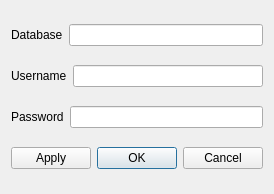
<?xml version="1.0" encoding="UTF-8"?>
<ui version="4.0">
 <class>SettingsDialog</class>
 <widget class="QDialog" name="SettingsDialog">
  <property name="windowModality">
   <enum>Qt::ApplicationModal</enum>
  </property>
  <property name="geometry">
   <rect>
    <x>0</x>
    <y>0</y>
    <width>272</width>
    <height>194</height>
   </rect>
  </property>
  <property name="windowTitle">
   <string>Settings</string>
  </property>
  <layout class="QVBoxLayout" name="verticalLayout">
   <item>
    <layout class="QHBoxLayout" name="horizontalLayout">
     <item>
      <widget class="QLabel" name="databaseLbl">
       <property name="text">
        <string>Database</string>
       </property>
      </widget>
     </item>
     <item>
      <widget class="QLineEdit" name="databaseLine"/>
     </item>
    </layout>
   </item>
   <item>
    <layout class="QHBoxLayout" name="horizontalLayout_2">
     <item>
      <widget class="QLabel" name="usernameLbl">
       <property name="text">
        <string>Username</string>
       </property>
      </widget>
     </item>
     <item>
      <widget class="QLineEdit" name="usernameLine"/>
     </item>
    </layout>
   </item>
   <item>
    <layout class="QHBoxLayout" name="horizontalLayout_3">
     <item>
      <widget class="QLabel" name="passwordLbl">
       <property name="text">
        <string>Password</string>
       </property>
      </widget>
     </item>
     <item>
      <widget class="QLineEdit" name="passwordLine"/>
     </item>
    </layout>
   </item>
   <item>
    <layout class="QHBoxLayout" name="horizontalLayout_4">
     <item>
      <widget class="QPushButton" name="applyBtn">
       <property name="text">
        <string>Apply</string>
       </property>
      </widget>
     </item>
     <item>
      <widget class="QDialogButtonBox" name="buttonBox">
       <property name="orientation">
        <enum>Qt::Horizontal</enum>
       </property>
       <property name="standardButtons">
        <set>QDialogButtonBox::Cancel|QDialogButtonBox::Ok</set>
       </property>
      </widget>
     </item>
    </layout>
   </item>
  </layout>
 </widget>
 <resources/>
 <connections>
  <connection>
   <sender>buttonBox</sender>
   <signal>accepted()</signal>
   <receiver>SettingsDialog</receiver>
   <slot>accept()</slot>
   <hints>
    <hint type="sourcelabel">
     <x>248</x>
     <y>254</y>
    </hint>
    <hint type="destinationlabel">
     <x>157</x>
     <y>274</y>
    </hint>
   </hints>
  </connection>
  <connection>
   <sender>buttonBox</sender>
   <signal>rejected()</signal>
   <receiver>SettingsDialog</receiver>
   <slot>reject()</slot>
   <hints>
    <hint type="sourcelabel">
     <x>316</x>
     <y>260</y>
    </hint>
    <hint type="destinationlabel">
     <x>286</x>
     <y>274</y>
    </hint>
   </hints>
  </connection>
 </connections>
</ui>
